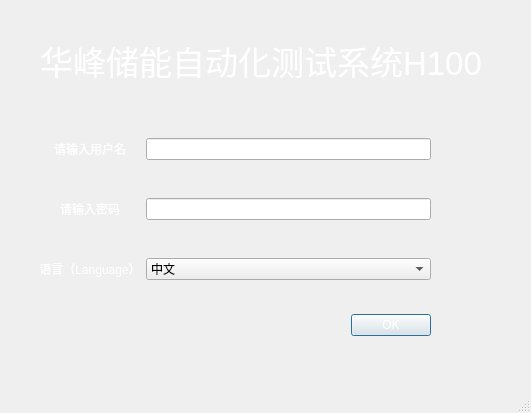
<?xml version="1.0" encoding="UTF-8"?>
<ui version="4.0">
 <class>loadfrm</class>
 <widget class="QMainWindow" name="loadfrm">
  <property name="geometry">
   <rect>
    <x>0</x>
    <y>0</y>
    <width>531</width>
    <height>413</height>
   </rect>
  </property>
  <property name="windowTitle">
   <string>MainWindow</string>
  </property>
  <widget class="QWidget" name="centralwidget">
   <widget class="QLabel" name="label_3">
    <property name="geometry">
     <rect>
      <x>40</x>
      <y>30</y>
      <width>471</width>
      <height>61</height>
     </rect>
    </property>
    <property name="font">
     <font>
      <family>Arial</family>
      <pointsize>25</pointsize>
      <weight>50</weight>
      <bold>false</bold>
     </font>
    </property>
    <property name="autoFillBackground">
     <bool>false</bool>
    </property>
    <property name="styleSheet">
     <string notr="true">color: rgb(255, 255, 255);
background-color:transparent;</string>
    </property>
    <property name="text">
     <string>华峰储能自动化测试系统H100</string>
    </property>
   </widget>
   <widget class="QCheckBox" name="chkBoxSave">
    <property name="geometry">
     <rect>
      <x>570</x>
      <y>360</y>
      <width>201</width>
      <height>20</height>
     </rect>
    </property>
    <property name="styleSheet">
     <string notr="true">color: rgb(255, 255, 255);</string>
    </property>
    <property name="text">
     <string>记住密码</string>
    </property>
    <property name="iconSize">
     <size>
      <width>8</width>
      <height>16</height>
     </size>
    </property>
   </widget>
   <widget class="QWidget" name="">
    <property name="geometry">
     <rect>
      <x>40</x>
      <y>110</y>
      <width>391</width>
      <height>251</height>
     </rect>
    </property>
    <layout class="QGridLayout" name="gridLayout">
     <item row="0" column="0">
      <widget class="QLabel" name="label">
       <property name="minimumSize">
        <size>
         <width>100</width>
         <height>30</height>
        </size>
       </property>
       <property name="maximumSize">
        <size>
         <width>100</width>
         <height>30</height>
        </size>
       </property>
       <property name="styleSheet">
        <string notr="true">color: rgb(255, 255, 255);

selection-background-color: rgb(255, 255, 255);</string>
       </property>
       <property name="text">
        <string>请输入用户名</string>
       </property>
       <property name="scaledContents">
        <bool>false</bool>
       </property>
       <property name="alignment">
        <set>Qt::AlignCenter</set>
       </property>
      </widget>
     </item>
     <item row="0" column="1">
      <widget class="QLineEdit" name="work_name">
       <property name="styleSheet">
        <string notr="true">color: rgb(255, 255, 255);</string>
       </property>
      </widget>
     </item>
     <item row="1" column="0">
      <widget class="QLabel" name="label_4">
       <property name="enabled">
        <bool>true</bool>
       </property>
       <property name="minimumSize">
        <size>
         <width>100</width>
         <height>30</height>
        </size>
       </property>
       <property name="maximumSize">
        <size>
         <width>100</width>
         <height>30</height>
        </size>
       </property>
       <property name="styleSheet">
        <string notr="true">color: rgb(255, 255, 255);</string>
       </property>
       <property name="text">
        <string>请输入密码</string>
       </property>
       <property name="alignment">
        <set>Qt::AlignCenter</set>
       </property>
      </widget>
     </item>
     <item row="1" column="1">
      <widget class="QLineEdit" name="passward">
       <property name="styleSheet">
        <string notr="true">color: rgb(255, 255, 255);</string>
       </property>
      </widget>
     </item>
     <item row="2" column="0">
      <widget class="QLabel" name="label_5">
       <property name="enabled">
        <bool>true</bool>
       </property>
       <property name="minimumSize">
        <size>
         <width>100</width>
         <height>30</height>
        </size>
       </property>
       <property name="maximumSize">
        <size>
         <width>100</width>
         <height>30</height>
        </size>
       </property>
       <property name="styleSheet">
        <string notr="true">color: rgb(255, 255, 255);</string>
       </property>
       <property name="text">
        <string>语言（Language）</string>
       </property>
       <property name="alignment">
        <set>Qt::AlignCenter</set>
       </property>
      </widget>
     </item>
     <item row="2" column="1">
      <widget class="QComboBox" name="comboBox">
       <item>
        <property name="text">
         <string>中文</string>
        </property>
       </item>
       <item>
        <property name="text">
         <string>English</string>
        </property>
       </item>
      </widget>
     </item>
     <item row="3" column="1">
      <widget class="QDialogButtonBox" name="yesorno">
       <property name="styleSheet">
        <string notr="true">color: rgb(255, 255, 255);</string>
       </property>
       <property name="orientation">
        <enum>Qt::Horizontal</enum>
       </property>
       <property name="standardButtons">
        <set>QDialogButtonBox::Ok</set>
       </property>
       <property name="centerButtons">
        <bool>false</bool>
       </property>
      </widget>
     </item>
    </layout>
   </widget>
  </widget>
  <widget class="QMenuBar" name="menubar">
   <property name="geometry">
    <rect>
     <x>0</x>
     <y>0</y>
     <width>531</width>
     <height>23</height>
    </rect>
   </property>
  </widget>
  <widget class="QStatusBar" name="statusbar"/>
 </widget>
 <resources/>
 <connections/>
</ui>
